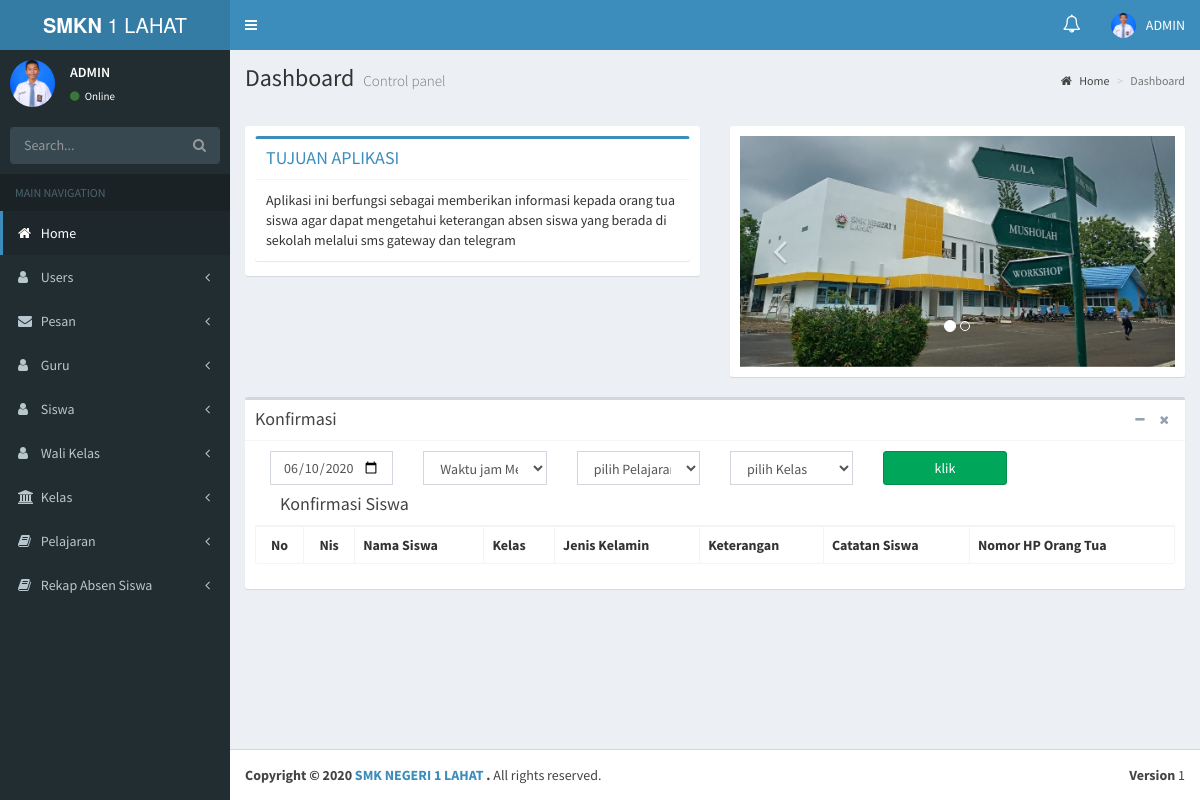
The app's page /home.php (signed in) with its own data.
### tables this page shows
CREATE TABLE `as_users` (
  `id_users` int(11) NOT NULL,
  `id_guru` int(11) NOT NULL,
  `id_wali_kelas` int(11) NOT NULL,
  `userFullname` varchar(255) NOT NULL,
  `username` varchar(255) NOT NULL,
  `password` varchar(255) NOT NULL,
  `foto` varchar(255) NOT NULL,
  `id_level` int(11) NOT NULL
);

### home.php (the view, shortened to what this page needs)
<?php
include "header.php" ;
?>
  <aside class="main-sidebar">
    <section class="sidebar">
       <div class="user-panel">
        <div class="pull-left image">
          <?php
 $id_users=$_SESSION['userid'];
          $sql_admin="SELECT * FROM as_users WHERE id_users='$id_users'";
                  $query = mysqli_query($conn,$sql_admin);
                  $id_usersn= mysqli_num_rows($query);
                    if ($id_usersn > 0) {
                              $user = mysqli_fetch_assoc($query);
                            echo "<img src=img/".$user['foto']." class='img-circle' alt='User Image' height = ''>";
                    }?>
        </div>
        <div class="pull-left info">
          <p><?php
              $id_users=$_SESSION['userid'];
          $sql_admin="SELECT * FROM as_users WHERE id_users='$id_users'";
                  $query = mysqli_query($conn,$sql_admin);
                  $id_usersn= mysqli_num_rows($query);
                    if ($id_usersn > 0) {
              $user = mysqli_fetch_assoc($query);
              echo $user['userFullname'];
            }
             ?></p>
          <a href="#"><i class="fa fa-circle text-success"></i> Online</a>
        </div>
      </div>
      <form action="#" method="get" class="sidebar-form">
        <div class="input-group">
          <input type="text" name="q" class="form-control" placeholder="Search...">
          <span class="input-group-btn">
                <button type="submit" name="search" id="search-btn" class="btn btn-flat"><i class="fa fa-search"></i>
                </button>
              </span>
        </div>
      </form>
 <ul class="sidebar-menu" data-widget="tree">
        <li class="header">MAIN NAVIGATION</li>
<?php if ($_SESSION['akses']== 1){
?>
         <li class="active">
          <a href="home.php">
            <i class="fa fa-home"></i> <span>Home</span>
          </a>
        </li>
      <li class="treeview">
          <a href="#">
            <i class="fa fa-user"></i>
            <span>Users</span>
            <span class="pull-right-container">
              <i class="fa fa-angle-left pull-right"></i>
            </span>
          </a>
        </li>
         <li class="treeview">
          <a href="#">
            <i class="fa fa-envelope"></i>
            <span>Pesan</span>
            <span class="pull-right-container">
              <i class="fa fa-angle-left pull-right"></i>
            </span>
          </a>
        </li>
              <li class="treeview">
          <a href="#">
            <i class="fa fa-user"></i>
            <span>Guru</span>
            <span class="pull-right-container">
              <i class="fa fa-angle-left pull-right"></i>
            </span>
          </a>
        </li>
      <li class="treeview">
          <a href="#">
            <i class="fa fa-user"></i>
            <span>Siswa</span>
            <span class="pull-right-container">
              <i class="fa fa-angle-left pull-right"></i>
            </span>
          </a>
        </li>
      <li class="treeview">
          <a href="#">
            <i class="fa fa-user"></i>
            <span>Wali Kelas</span>
            <span class="pull-right-container">
              <i class="fa fa-angle-left pull-right"></i>
            </span>
          </a>
        </li>
              <li class="treeview">
          <a href="#">
            <i class="fa fa-university"></i>
            <span>Kelas</span>
            <span class="pull-right-container">
              <i class="fa fa-angle-left pull-right"></i>
            </span>
          </a>
        </li>
      <li class="treeview">
          <a href="#">
            <i class="fa fa-book"></i>
            <span>Pelajaran</span>
            <span class="pull-right-container">
              <i class="fa fa-angle-left pull-right"></i>
            </span>
          </a>
        </li>
              <li class=" treeview">
          <a href="#">
            <i class="fa fa-book "></i>
            <span>Rekap Absen Siswa</span>
            <span class="pull-right-container">
              <i class="fa fa-angle-left pull-right"></i>
            </span>
          </a>
        </li>
      </ul><?php } ?>
    </section>
  </aside>
  <div class="content-wrapper">
    <section class="content-header">
      <h1>
        Dashboard
        <small>Control panel</small>
      </h1>
      <ol class="breadcrumb">
        <li><a href="#"><i class="fa fa-home"></i> Home</a></li>
        <li class="active">Dashboard</li>
      </ol>
    </section>
<br>
    <section class="content">
      <div class="row">
        <div class="col-md-6">
          <div class="box box-solid">
            <div class="box-body">
              <div class="box-group" id="accordion">
                <div class="panel box box-primary">
                  <div class="box-header with-border">
                    <h4 class="box-title">
                      <a data-toggle="collapse" data-parent="#accordion" href="#collapseOne">
                        TUJUAN APLIKASI
                      </a>
                    </h4>
                  </div>
                  <div id="collapseOne" class="panel-collapse collapse in">
                    <div class="box-body">
                     Aplikasi ini berfungsi sebagai memberikan informasi kepada orang tua siswa agar dapat mengetahui keterangan absen siswa yang berada di sekolah melalui sms gateway dan telegram
                    </div>
                  </div>
                </div>
              </div>
            </div>
          </div>
        </div>
        <div class="col-sm-6">
          <div class="box box-solid">
            <div class="box-body">
              <div id="carousel-example-generic" class="carousel slide" data-ride="carousel">
                <ol class="carousel-indicators">
                  <li data-target="#carousel-example-generic" data-slide-to="0" class="active"></li>
                  <li data-target="#carousel-example-generic" data-slide-to="1" class=""></li>
                </ol>
                <div class="carousel-inner">
                  <div class="item active">
                    <a href="http://smkn1lahat.sch.id/" target="_blank"><img src="img/c1.JPEG" alt="First slide"></a>
                    <div class="carousel-caption">
                    </div>
                  </div>
                </div>
                <a class="left carousel-control" href="#carousel-example-generic" data-slide="prev">
                  <span class="fa fa-angle-left"></span>
                </a>
                <a class="right carousel-control" href="#carousel-example-generic" data-slide="next">
                  <span class="fa fa-angle-right"></span>
                </a>
              </div>
            </div>
          </div>
        </div>
      </div>
      <div class="row">
    <?php if ($_SESSION['akses']== 1){?>
          <div class="col-xs-12">
       <div class="box box-default">
<?php
if (isset($_POST['tanggal'])) {
  $tanggal_1 = $_POST['tanggal'];
}else{
  $tanggal_1 = date('Y-m-d');
}
 ?>
        <div class="box-header with-border">
          <h3 class="box-title">Konfirmasi</h3>
          <div class="box-tools pull-right">
            <button type="button" class="btn btn-box-tool" data-widget="collapse"><i class="fa fa-minus"></i></button>
            <button type="button" class="btn btn-box-tool" data-widget="remove"><i class="fa fa-remove"></i></button>
          </div>
        </div>
        <div class="box-body">
          <div class="row">
            <form action="#" method="POST">
            <div class="col-sm-12 invoice-col">
              <div class="col-xs-2">
                <?php
                     $tanggal = $tanggal_1;
                 ?>
                      <input type="date" class="form-control"  name="tanggal" id="tanggal" value="<?php echo $tanggal; ?>">
              </div>
              <div class="col-xs-2">
              <select class="form-control select2" name="JAMM" id="JAMM" >
                                        <?php
                 include "koneksi.php";
                    $sql_s= "SELECT * FROM as_jam_pelajaran";
                    $query_s = mysqli_query($conn,$sql_s);
                    $hasil_s= mysqli_num_rows($query_s);
                   if ($hasil_s>0) {
                        echo "<option   value=''>"."Waktu jam Mengajar"."</option>";
                   }else{
                       echo "<option value='0'> data tidak ada</option>";
                   }
                  ?>
                </select>
              </div>
              <div class="col-xs-2">
                <select class="form-control select2" name="id_pelajaran" id="id_pelajaran"  >
                 <?php
                 include "koneksi.php";
                    $sql_s= "SELECT * FROM as_pelajaran  ";
                    $query_s = mysqli_query($conn,$sql_s);
                    $hasil_s= mysqli_num_rows($query_s);
                   if ($hasil_s>0) {
                    echo "<option >"."pilih Pelajaran"."</option>";
                   }else{
                       echo "<option value='0'> data tidak ada</option>";
                   }
                  ?>
                </select>
              </div>
                <div class="col-xs-2">
                      <select class="form-control select2" name="id_kelas" >
                          <option>pilih Kelas</option>
                </select>
              </div>
              <div class="col-xs-2">
                      <input type="submit" class="btn btn-block btn-success" name="tampil" value="klik">
              </div>
            </div>
            <div class="col-md-12">
              <div id="txtHint">
              <div class="box-header with-border">
              <div class="col-md-6">
                <span class="box-title"> Konfirmasi Siswa </span>
              </div>
            </div>
            </div>
              <div class="form-group">
              <div class="box-body table-responsive no-padding">
              <table class="table table-bordered" >
                  <tr>
                  <th><div align="center">No</div></th>
                  <th ><div align="center">Nis</div>  </th>
                  <th>Nama Siswa</th>
                  <th>Kelas</th>
                  <th>Jenis Kelamin </th>
                  <th>Keterangan </th>
                  <th>Catatan Siswa </th>
                  <th>Nomor HP Orang Tua </th>
                </tr>
              </table>
              </form>
            </div>
      </div>
            </div>
            </div>
          </div>
        </div>
      <?php } ?>
      </div>
 <?php include "footer.php" ?>

### header.php (shortened to what this page needs)
<?php include "koneksi.php";
 ?>
<!DOCTYPE html>
<html>
<head>
  <link rel="stylesheet" href="bower_components/bootstrap/dist/css/bootstrap.min.css">
  <link rel="stylesheet" href="bower_components/font-awesome/css/font-awesome.min.css">
  <link rel="stylesheet" href="bower_components/Ionicons/css/ionicons.min.css">
  <link rel="stylesheet" href="dist/css/AdminLTE.min.css">
  <link rel="stylesheet" href="plugins/iCheck/all.css">
  <link rel="stylesheet" href="dist/css/skins/_all-skins.min.css">
  <link rel="stylesheet" href="bower_components/morris.js/morris.css">
  <link rel="stylesheet" href="bower_components/jvectormap/jquery-jvectormap.css">
  <link rel="stylesheet" href="bower_components/bootstrap-datepicker/dist/css/bootstrap-datepicker.min.css">
  <link rel="stylesheet" href="bower_components/bootstrap-daterangepicker/daterangepicker.css">
  <link rel="stylesheet" href="plugins/bootstrap-wysihtml5/bootstrap3-wysihtml5.min.css">
   <link rel="stylesheet" href="bower_components/select2/dist/css/select2.min.css">
  <link rel="stylesheet" href="bower_components/datatables.net-bs/css/dataTables.bootstrap.min.css">
  <link rel="stylesheet" href="bower_components/bootstrap-colorpicker/dist/css/bootstrap-colorpicker.min.css">
  <link rel="stylesheet" href="plugins/timepicker/bootstrap-timepicker.min.css">
</head>
<body class="hold-transition skin-blue sidebar-mini">
<div class="wrapper">
  <header class="main-header">
    <a href="home.php" class="logo">
      <span class="logo-lg"><b>SMKN</b> 1 LAHAT</span>
    </a>
    <nav class="navbar navbar-static-top">
      <a href="#" class="sidebar-toggle" data-toggle="push-menu" role="button">
      </a>
      <div class="navbar-custom-menu">
        <ul class="nav navbar-nav">
<?php if ($_SESSION['akses']== 1 or $_SESSION['akses']== 3 ){ ?>
         <li class="dropdown">
       <a href="#" class="dropdown-toggle" data-toggle="dropdown"><span class="label label-pill label-danger count" style="border-radius:10px;"></span> <span class="fa fa-bell-o" style="font-size:18px;"></span></a>
      </li>
<?php } ?>
          <li class="dropdown user user-menu">
            <a href="#" class="dropdown-toggle" data-toggle="dropdown">
                <?php
           $id_users=$_SESSION['userid'];
          $sql_admin="SELECT * FROM as_users WHERE id_users='$id_users'";
                  $query = mysqli_query($conn,$sql_admin);
                  $id_usersn= mysqli_num_rows($query);
                    if ($id_usersn > 0) {
              $user = mysqli_fetch_assoc($query);
             echo "<img src=img/".$user['foto']." class='user-image' alt='User Image'>";
          }
                    ?>
              <span class="hidden-xs">  <?php
              $id_users=$_SESSION['userid'];
          $sql_admin="SELECT * FROM as_users WHERE id_users='$id_users'";
                  $query = mysqli_query($conn,$sql_admin);
                  $id_usersn= mysqli_num_rows($query);
                    if ($id_usersn > 0) {
              $user = mysqli_fetch_assoc($query);
              echo $user['userFullname'];
            }
             ?></span>
            </a>
          </li>
        </ul>
      </div>
    </nav>
  </header>

### records on screen
as_users: foto (picture), userFullname "ADMIN"
